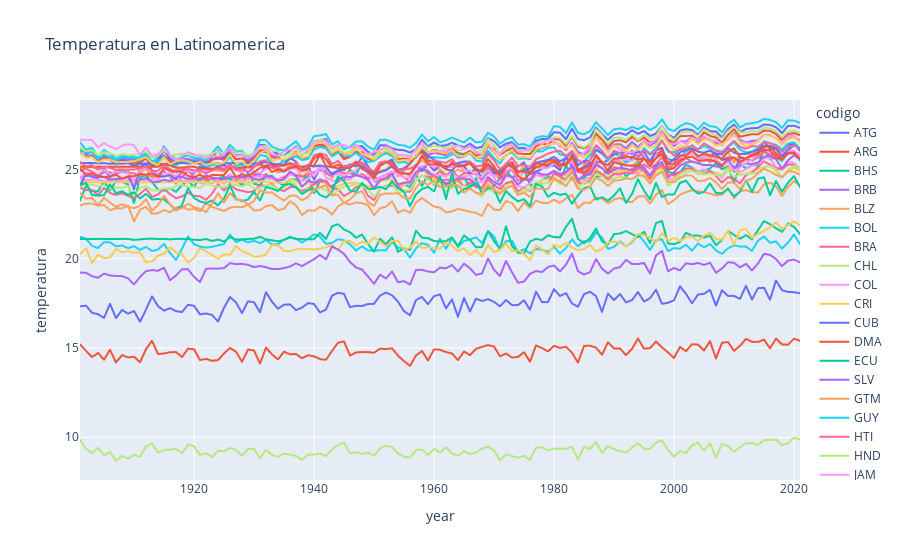

Notebook code for this chart:
### Code cell
tabla_g = df
tabla_g.reset_index(inplace=True)
fig = px.line(tabla_g, 'year', 'temperatura', color='codigo', title='Temperatura en Latinoamerica')
fig.show()
